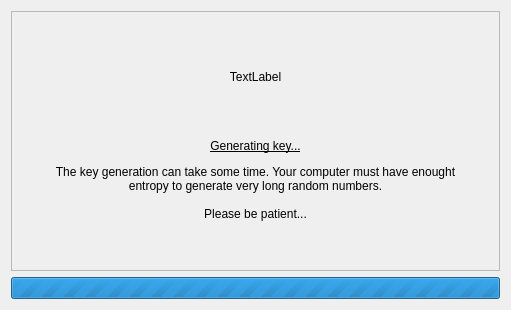
<?xml version="1.0" encoding="UTF-8"?>
<ui version="4.0">
 <class>Working</class>
 <widget class="QDialog" name="Working">
  <property name="geometry">
   <rect>
    <x>0</x>
    <y>0</y>
    <width>511</width>
    <height>310</height>
   </rect>
  </property>
  <property name="windowTitle">
   <string>Generating in progress</string>
  </property>
  <layout class="QVBoxLayout" name="verticalLayout">
   <item>
    <widget class="QFrame" name="frame">
     <property name="frameShape">
      <enum>QFrame::StyledPanel</enum>
     </property>
     <property name="frameShadow">
      <enum>QFrame::Raised</enum>
     </property>
     <layout class="QVBoxLayout" name="verticalLayout_2">
      <item>
       <widget class="QLabel" name="label">
        <property name="text">
         <string>TextLabel</string>
        </property>
        <property name="alignment">
         <set>Qt::AlignCenter</set>
        </property>
       </widget>
      </item>
      <item>
       <widget class="QLabel" name="label_2">
        <property name="lineWidth">
         <number>1</number>
        </property>
        <property name="text">
         <string>&lt;html&gt;&lt;head/&gt;&lt;body&gt;&lt;p align=&quot;center&quot;&gt;&lt;span style=&quot; text-decoration: underline;&quot;&gt;Generating key...&lt;/span&gt;&lt;/p&gt;&lt;p align=&quot;center&quot;&gt;The key generation can take some time. Your computer must have enought&lt;br/&gt;entropy to generate very long random numbers.&lt;br/&gt;&lt;br/&gt;Please be patient...&lt;/p&gt;&lt;p align=&quot;center&quot;&gt;&lt;br/&gt;&lt;/p&gt;&lt;/body&gt;&lt;/html&gt;</string>
        </property>
       </widget>
      </item>
     </layout>
    </widget>
   </item>
   <item>
    <widget class="QProgressBar" name="progressBar">
     <property name="maximum">
      <number>0</number>
     </property>
     <property name="value">
      <number>-1</number>
     </property>
    </widget>
   </item>
  </layout>
 </widget>
 <resources/>
 <connections/>
</ui>
